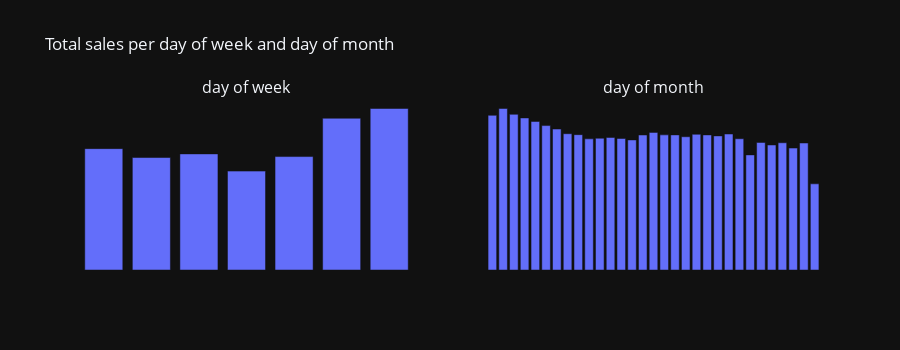

Notebook source saved alongside this figure:
### Code cell
# NOTE Plot the weekly (and biweekly) and monthly periodic phenomena
# NOTE We see that the half-week element stems from the fact that the weekend differs
# NOTE from the rest of the week, giving a two-days block which repeats weekly.

# compute total sales per day of week and day of month
wd_sales = total_sales.group_by(pl.col("date").dt.weekday()).sum().sort(by="date")
md_sales = total_sales.group_by(pl.col("date").dt.day()).sum().sort(by="date")

fig = make_subplots(cols=2, subplot_titles=["day of week", "day of month"])
fig.add_trace(go.Bar(x=wd_sales["date"], y=wd_sales["sales"]), row=1, col=1)
fig.add_trace(go.Bar(x=md_sales["date"], y=md_sales["sales"]), row=1, col=2)
fig.update_traces(marker=dict(color=px.colors.qualitative.Plotly[0]))
fig.update_layout(
    height=350,
    showlegend=False,
    title="Total sales per day of week and day of month",
).update_xaxes(visible=False).update_yaxes(visible=False)

### Figure 1 — Plotly figure (JSON) as saved in the notebook; plotly's stock layout.template omitted (floating-point values rounded to 4 significant figures)
{"data": [{"marker": {"color": "#636EFA"}, "type": "bar", "x": [1, 2, 3, 4, 5, 6, 7], "xaxis": "x", "y": [148800000.0, 137900000.0, 142400000.0, 121300000.0, 139100000.0, 186100000.0, 198100000.0], "yaxis": "y"}, {"marker": {"color": "#636EFA"}, "type": "bar", "x": [1, 2, 3, 4, 5, 6, 7, 8, 9, 10, 11, 12, 13, 14, 15, 16, 17, 18, 19, 20, 21, 22, 23, 24, 25, 26, 27, 28, 29, 30, 31], "xaxis": "x2", "y": [39870000.0, 41630000.0, 40130000.0, 39200000.0, 38300000.0, 37230000.0, 36340000.0, 35130000.0, 34890000.0, 33810000.0, 33970000.0, 34170000.0, 33900000.0, 33530000.0, 34800000.0, 35480000.0, 34840000.0, 34830000.0, 34350000.0, 34980000.0, 34820000.0, 34570000.0, 35060000.0, 33830000.0, 29670000.0, 32880000.0, 32230000.0, 32800000.0, 31430000.0, 32730000.0, 22210000.0], "yaxis": "y2"}], "layout": {"annotations": [{"font": {"size": 16}, "showarrow": false, "text": "day of week", "x": 0.225, "xanchor": "center", "xref": "paper", "y": 1, "yanchor": "bottom", "yref": "paper"}, {"font": {"size": 16}, "showarrow": false, "text": "day of month", "x": 0.775, "xanchor": "center", "xref": "paper", "y": 1, "yanchor": "bottom", "yref": "paper"}], "height": 350, "showlegend": false, "title": {"text": "Total sales per day of week and day of month"}, "xaxis": {"anchor": "y", "domain": [0, 0.45], "visible": false}, "xaxis2": {"anchor": "y2", "domain": [0.55, 1], "visible": false}, "yaxis": {"anchor": "x", "domain": [0, 1], "visible": false}, "yaxis2": {"anchor": "x2", "domain": [0, 1], "visible": false}}}
